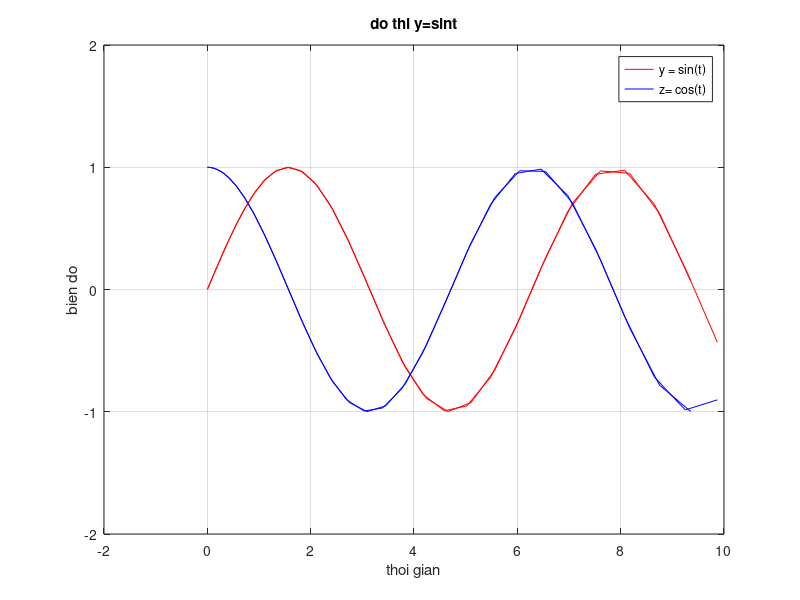

MATLAB code for this plot:
t = -pi:0.1:pi;
t=t.^2;
y = sin(t);
plot(t,y,'r');
xlabel('thoi gian');
ylabel('bien do');
title('do thi y=sint');
grid on; % luoi
ylim([-2 2]); %khoang y
xlim([ -2 10]);
z= cos(t);
hold on; % giu lai do thi truoc
plot(t,z,'b');
legend('y = sin(t)','z= cos(t)'); %chu thich